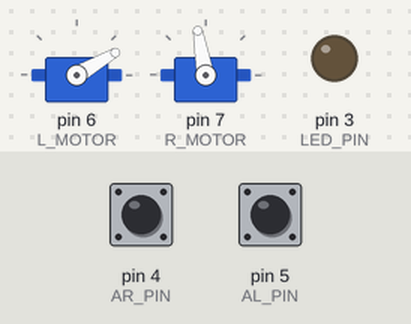
Bench run of a sketch on a simulated Arduino Uno, built with avr-gcc and run on an emulated ATmega328P. Parts: 2 × servo, output pins drawn as LEDs (lit = HIGH). Inputs (shaded band) come from the test bench; at power-on: pin 4 (AR_PIN) HIGH, pin 5 (AL_PIN) HIGH. What the sketch prints to the serial monitor is not drawn.

Above: at 1.2 s.
1.3 s: pin 4 (AR_PIN) pulled LOW for 1 s
At 1.95 s:
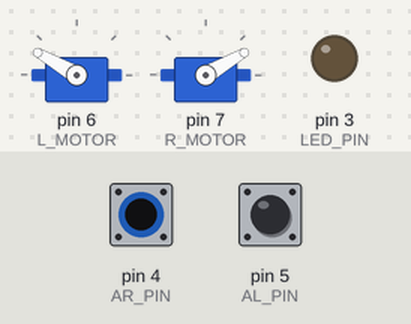
4.3 s: pin 5 (AL_PIN) pulled LOW for 0.15 s
At 4.35 s:
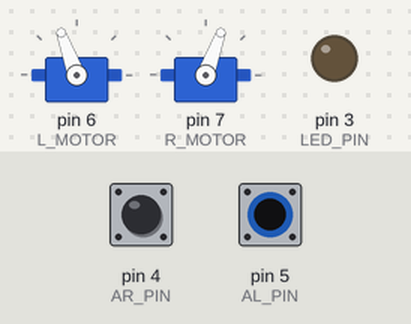
7.3 s: pin 4 (AR_PIN) pulled LOW for 3.2 s
At 7.66 s:
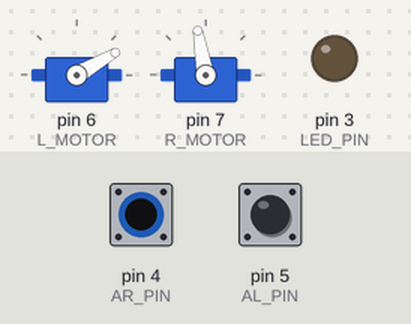
12.0 s: pin 5 (AL_PIN) pulled LOW for 1 s
At 12.18 s:
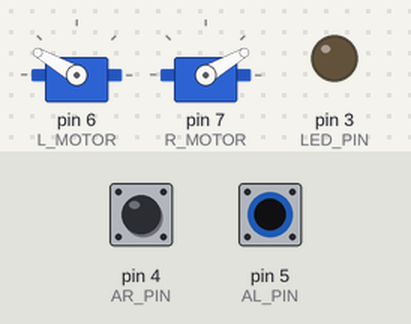
15.0 s: pin 5 (AL_PIN) pulled LOW for 0.15 s
At 15.48 s:
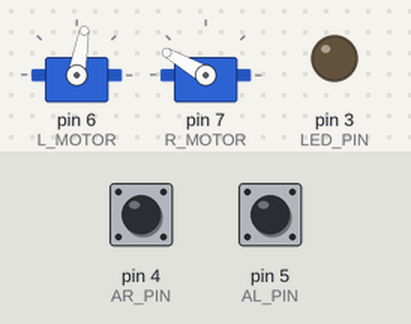
18.0 s: pin 4 (AR_PIN) pulled LOW for 0.15 s
At 18.19 s:
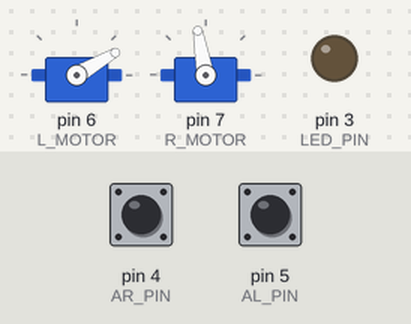
Timing chart, 0 to 22.0 s (numbered marks = the images above; inputs shaded):
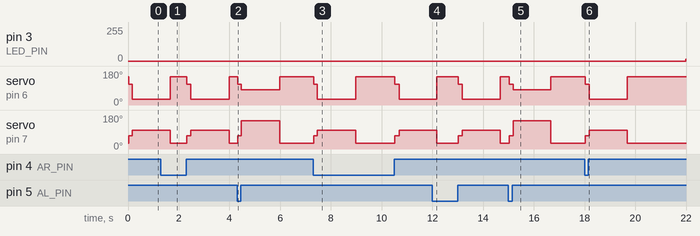

The sketch:

8hr_robot.ino
```cpp
#include <Servo.h> // include the Servo library
#include <Bounce.h>

typedef struct {
  void (*fn)();
}State;

#define SERVO_VERY_FAST   60
#define SERVO_FAST        40
#define SERVO_SLOW        20
#define SERVO_VERY_SLOW   10
#define SERVO_STOP        0

#define SERVO_FORWARD  false
#define SERVO_BACKWARD true

#define FORWARD             0
#define BOTH_FORWARD_WAIT   1
#define BACK_TURN           2
#define BACKUP_180_PHASE_1  3
#define BACKUP_180_PHASE_2  4

#define AL_PIN 5
#define AR_PIN 4

#define R_MOTOR 7
#define L_MOTOR 6

#define LED_PIN 3

#define BACKUP_WAIT_TIME         150
#define BACK_TURN_TIME           1500
#define BACKUP_180_PHASE_1_TIME  1000
#define BACKUP_180_PHASE_2_TIME  1600


Bounce al = Bounce();
Bounce ar = Bounce();

boolean alUpdate;
boolean arUpdate;
int fadeAmount;

// create the servo objects
Servo leftMotor;
Servo rightMotor;

int val;
int ledVal;

State states[] = {
  {forward},
  {both_forward_wait},
  {back_turn},
  {backup_180_phase_1},
  {backup_180_phase_2},
};

State state;
boolean isLeft;
long time;
long ledTime;

void forward() {
  Serial.print("forward\n");
  if (alUpdate || arUpdate) {
    setState(BOTH_FORWARD_WAIT);
    isLeft = al.read() == LOW;
  }

  setSpeed(R_MOTOR, SERVO_VERY_FAST, SERVO_FORWARD);
  setSpeed(L_MOTOR, SERVO_VERY_FAST, SERVO_FORWARD);
}

void both_forward_wait() {
  Serial.print("both_forward_wait\n");
  if (millis() - time > BACKUP_WAIT_TIME)
  {
    setState(BACK_TURN);
  }
  else if ((isLeft && arUpdate) || (!isLeft && alUpdate))
  {
    setState(BACKUP_180_PHASE_1);
  }
  setSpeed(R_MOTOR, SERVO_SLOW, SERVO_FORWARD);
  setSpeed(L_MOTOR, SERVO_SLOW, SERVO_FORWARD);
}

void back_turn()
{
  Serial.print("back_turn\n");
  if ((millis() - time) > BACK_TURN_TIME)
  {
    setState(FORWARD);
  }
  else
  {
    if (isLeft)
    {
      setSpeed(R_MOTOR, SERVO_VERY_FAST, SERVO_BACKWARD);
      setSpeed(L_MOTOR, SERVO_VERY_SLOW, SERVO_BACKWARD);
    }
    else
    {
      setSpeed(R_MOTOR, SERVO_VERY_SLOW, SERVO_BACKWARD);
      setSpeed(L_MOTOR, SERVO_VERY_FAST, SERVO_BACKWARD);
    }
  }
}

void backup_180_phase_1()
{
  Serial.print("backup_180_phase_1\n");
  if ((millis() - time) > BACKUP_180_PHASE_1_TIME)
  {
    setState(BACKUP_180_PHASE_2);
  }
  else
  {
    setSpeed(R_MOTOR, SERVO_FAST, SERVO_BACKWARD);
    setSpeed(L_MOTOR, SERVO_FAST, SERVO_BACKWARD);
  }
}

void backup_180_phase_2()
{
  Serial.print("backup_180_phase_2\n");
  if ((millis() - time) > BACKUP_180_PHASE_2_TIME)
  {

    setState(FORWARD);
  }
  else
  {
    setSpeed(L_MOTOR, SERVO_FAST, SERVO_BACKWARD);
    setSpeed(R_MOTOR, SERVO_FAST, SERVO_FORWARD);
  }
}

void setup_antenna(int pin,Bounce *a) {
  a->interval(15);
  a->attach(pin);
  digitalWrite(pin,HIGH);
}

void setState(int stateValue)
{
  time = millis();
  state = states[stateValue];
}

void setup()
{
    Serial.begin(115200);
    Serial.print("test\n");
  pinMode(LED_PIN, OUTPUT);

  setup_antenna(AL_PIN,&al);
  setup_antenna(AR_PIN,&ar);
  leftMotor.attach(L_MOTOR);  // attaches the servo on pin 13 to a servo object
  rightMotor.attach(R_MOTOR); // attaches the servo on pin 12 to a servo object

  setState(FORWARD);

  ledTime = millis();
  ledVal = 0;
  fadeAmount = 1;
}

void displayLED()
{
  Serial.println(ledVal);
  if (millis() > ledTime)
  {
    dimLed();
    ledTime = millis() + 5;
  }
    analogWrite(LED_PIN, ledVal);

}

void dimLed()
{
  ledVal += fadeAmount;
  if (ledVal == 0 || ledVal == 255)
    fadeAmount = -fadeAmount;
}

void setSpeed(int motor, int motorSpeed, boolean isBackward)
{
  Servo *s = (motor == R_MOTOR) ? &rightMotor : &leftMotor;

  if ((motor == R_MOTOR) ^ (isBackward))
  {
    motorSpeed = -motorSpeed;
  }

  s->write(90 + motorSpeed);
}

void loop()
{
  alUpdate = al.update();
  arUpdate = ar.update();
  (*state.fn)();
   displayLED();
}
```

Measured:
- after the input at 1.3 s, pin 3 (LED_PIN): stays 0/255 (without the input it goes to 189/255 after 3.0 s)
- after the input at 4.3 s, pin 3 (LED_PIN): stays 0/255 (without the input it goes to 164/255 after 3.0 s); servo on pin 6 (L_MOTOR): 150° → 110° at once, → 80° 0.16 s later, → 150° 1.5 s later; servo on pin 7 (R_MOTOR): 30° → 70° at once, → 150° 0.16 s later, → 30° 1.5 s later
- after the input at 7.3 s, pin 3 (LED_PIN): stays 0/255 (without the input it goes to 91/255 after 4.7 s); servo on pin 6 (L_MOTOR): 150° → 110° at once, → 30° 0.15 s later, → 150° 1.5 s later, → 110° 1.6 s later, … (5 changes in this stretch)
- after the input at 12.0 s, pin 3 (LED_PIN): stays 0/255 (without the input it goes to 120/255 after 3.0 s)
- after the input at 15.0 s, pin 3 (LED_PIN): stays 0/255 (without the input it goes to 145/255 after 3.0 s); servo on pin 6 (L_MOTOR): 150° → 110° at once, → 80° 0.16 s later, → 150° 1.5 s later; servo on pin 7 (R_MOTOR): 30° → 70° at once, → 150° 0.16 s later, → 30° 1.5 s later
- after the input at 18.0 s, pin 3 (LED_PIN): 0/255 → 12/255 after 4.0 s; servo on pin 6 (L_MOTOR): 150° → 110° at once, → 30° 0.15 s later, → 150° 1.5 s later; servo on pin 7 (R_MOTOR): 30° → 70° at once, → 100° 0.15 s later, → 30° 1.5 s later
